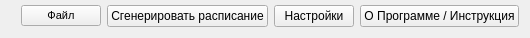
   <widget class="QWidget" name="horizontalLayoutWidget">
    <property name="geometry">
     <rect>
      <x>-2</x>
      <y>0</y>
      <width>476</width>
      <height>41</height>
     </rect>
    </property>
    <layout class="QHBoxLayout" name="horizontalLayout">
     <property name="sizeConstraint">
      <enum>QLayout::SetFixedSize</enum>
     </property>
     <property name="topMargin">
      <number>5</number>
     </property>
     <item>
      <spacer name="horizontalSpacer">
       <property name="orientation">
        <enum>Qt::Horizontal</enum>
       </property>
       <property name="sizeType">
        <enum>QSizePolicy::Fixed</enum>
       </property>
       <property name="sizeHint" stdset="0">
        <size>
         <width>10</width>
         <height>20</height>
        </size>
       </property>
      </spacer>
     </item>
     <item>
      <widget class="QPushButton" name="btn_file">
       <property name="font">
        <font>
         <pointsize>8</pointsize>
        </font>
       </property>
       <property name="text">
        <string>Файл</string>
       </property>
      </widget>
     </item>
     <item>
      <widget class="QPushButton" name="btn_generate">
       <property name="text">
        <string>Сгенерировать расписание</string>
       </property>
      </widget>
     </item>
     <item>
      <widget class="QPushButton" name="btn_settings">
       <property name="text">
        <string>Настройки</string>
       </property>
      </widget>
     </item>
     <item>
      <widget class="QPushButton" name="btn_about">
       <property name="text">
        <string>О Программе / Инструкция</string>
       </property>
      </widget>
     </item>
    </layout>
   </widget>
